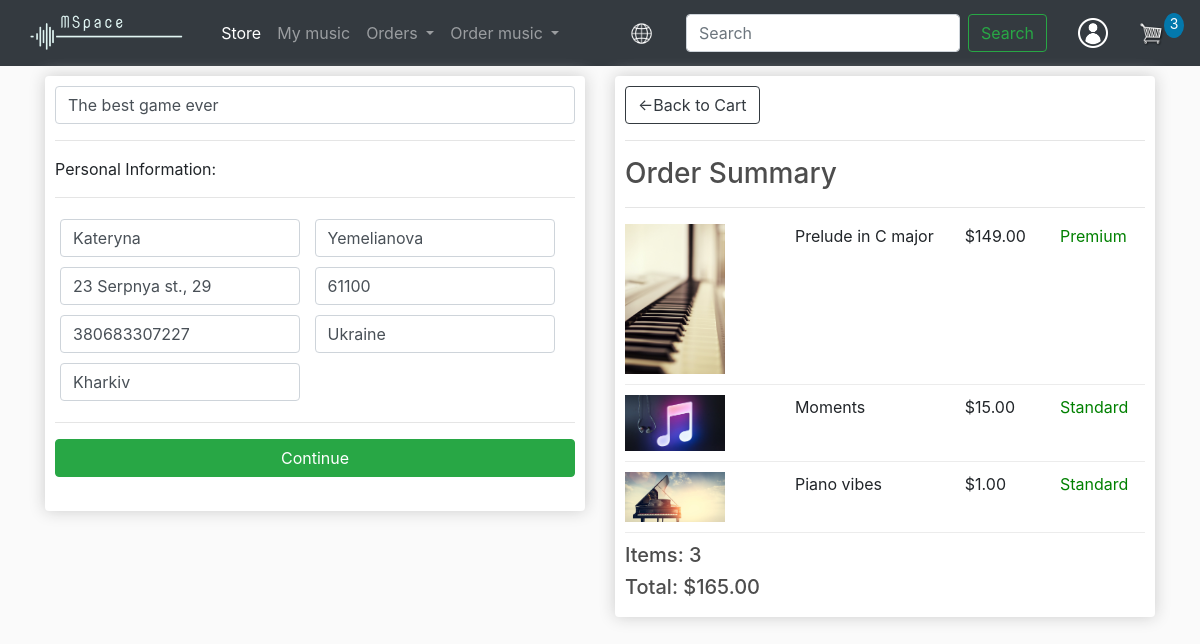
Screenshot of /checkout/ (signed in) with the database file from the repository.
### store/models.py (models this page shows, shortened)
class Order(models.Model):
    customer = models.ForeignKey(Customer, on_delete=models.SET_NULL, blank=True, null=True)
    date_ordered = models.DateTimeField(auto_now_add=True)
    complete = models.BooleanField(max_length=200, null=True)
    project = models.CharField(max_length=200, null=True)
    transaction_id = models.CharField(max_length=200, null=True)
    @property
    def get_cart_total(self):
        order_items = self.orderitem_set.all()
        return sum([item.get_price for item in order_items])
    @property
    def get_cart_count(self):
        order_items = self.orderitem_set.all()
        return order_items.count()

class PersonalData(models.Model):
    customer = models.OneToOneField(Customer, on_delete=models.CASCADE, blank=True, null=True)
    address = models.CharField(max_length=200, null=True)
    index = models.CharField(max_length=200, null=True)
    first_name = models.CharField(max_length=200, null=True)
    last_name = models.CharField(max_length=200, null=True)
    phone = models.CharField(max_length=20, null=True)
    country = models.CharField(max_length=50, null=True)
    city = models.CharField(max_length=50, null=True)

class OrderItem(models.Model):
    product = models.ForeignKey(Product, on_delete=models.SET_NULL, blank=True, null=True)
    order = models.ForeignKey(Order, on_delete=models.SET_NULL, blank=True, null=True)
    date_added = models.DateTimeField(auto_now_add=True)
    premium = models.BooleanField(max_length=200, null=True)
    @property
    def get_price(self):
        if self.premium:
            return self.product.premium_price
        else:
            return self.product.standard_price

class Product(models.Model):
    name = models.CharField(max_length=200, null=True)
    description = models.CharField(max_length=500, null=True, blank=True)
    composer = models.ForeignKey(Composer, on_delete=models.SET_NULL, blank=True, null=True)
    image = models.ImageField(upload_to='images/products/', null=True, blank=True)
    file = models.FileField(upload_to='files/', max_length=200, null=True)
    duration = models.DurationField(null=True)
    standard_price = models.DecimalField(max_digits=7, decimal_places=2)
    premium_price = models.DecimalField(max_digits=7, decimal_places=2)
    genres = models.ManyToManyField(Genre, blank=True)
    instruments = models.ManyToManyField(Instrument, blank=True)
    emotions = models.ManyToManyField(Emotion, blank=True)
    @property
    def image_url(self):
        try:
            url = self.image.url
        except:
            url = ''
        return url

### store/views.py (the view)
# urls.py: path('checkout/', views.checkout, name="checkout"),
def checkout(request):
    data = cartData(request)
    items = data['items']
    order = data['order']
    cartCount = data['cartCount']
    personal_data = data['personal_data']
    context = {'items': items, 'order': order, 'cartCount': cartCount, 'personal_data': personal_data}
    return render(request, 'store/checkout.html', context)

### store/models.py (called while the page is built)
    @property
    def get_personal_data(self):
        try:
            personal_data = self.personaldata
        except:
            personal_data = None
        return personal_data

### store/templatetags/filters.py (called while the page is built)
def is_customer(user):
    try:
        client = user.customer
        return True
    except:
        return False

def remove_lang_code(url):
    url = re.sub(r'/?(uk|en)/?', "", url)
    if url == '' or url == '/':
        return ''
    return '/' + url

### store/utils.py (called while the page is built)
def cartData(request):
    if request.user.is_authenticated:
        try:
            customer = request.user.customer
            order, created = Order.objects.get_or_create(customer=customer, complete=False)
            items = order.orderitem_set.all()
            personal_data = request.user.customer.get_personal_data
            cartCount = order.get_cart_count
        except:
            order = None
            items = None
            personal_data = None
            cartCount = 0
    else:
        cookieData = cookieCart(request)
        items = cookieData['items']
        order = cookieData['order']
        cartCount = cookieData['cartCount']
        personal_data = None
    return {'items': items, 'order': order, 'cartCount': cartCount, 'personal_data': personal_data}

### store/templates/store/checkout.html (shortened to what this page needs)
{% extends 'store/main.html' %}
{% load static %}
{% block content %}
    <div class="row">
        <div class="col-lg-6">
            <div class="box-element" id="form-wrapper">
                <form id="checkout-form">
                    <div><input class="form-control" name="project" placeholder="Project.." value="{{ order.project|default:'' }}"></div>
                    <div id="personal-info">
                        <hr>
						<p>Personal Information:</p>
						<hr>
                        <div class="form-field">
							<input class="form-control" type="text" name="first_name" value="{{ personal_data.first_name|default:''}}" placeholder="First name..">
						</div>
						<div class="form-field">
							<input class="form-control" type="text" name="last_name" value="{{ personal_data.last_name|default:''}}" placeholder="Last name..">
						</div>
						<div class="form-field">
							<input class="form-control" type="text" name="address" value="{{ personal_data.address|default:''}}" placeholder="Address..">
						</div>
                        <div class="form-field">
							<input class="form-control" type="text" name="index" value="{{ personal_data.index|default:''}}" placeholder="Index..">
						</div>
                        <div class="form-field">
							<input class="form-control" type="text" name="phone" value="{{ personal_data.phone|default:''}}" placeholder="Phone..">
						</div>
						<div class="form-field">
							<input class="form-control" type="text" name="country" value="{{ personal_data.country|default:''}}" placeholder="Country..">
						</div>
                        <div class="form-field">
							<input class="form-control" type="text" name="city" value="{{ personal_data.city|default:''}}" placeholder="City..">
						</div>
                    </div>
                    <hr>
                    <input id="form-button" class="btn btn-success btn-block" type="submit" value="Continue">
                </form>
            <br>
            </div>
        </div>
        <div class="col-lg-6">
            <div class="box-element">
                <a class="btn btn-outline-dark" href="{% url 'cart' %}">&#x2190;Back to Cart</a>
                <hr>
                <h3>Order Summary</h3>
                <hr>
                {% for item in items %}
                    <div class="cart-row">
                        <div style="flex:2"><img class="row-image" src="{{ item.product.image_url }}"></div>
                        <div style="flex:2"><p>{{ item.product.name }}</p></div>
                        ${% if item.premium %}
                            <div style="flex:1"><p>{{ item.product.premium_price|floatformat:2 }}</p></div>
                            <div style="flex:1; color:green;">Premium</div>
                        {% else %}
                            <div style="flex:1"><p>{{ item.product.standard_price|floatformat:2 }}</p></div>
                            <div style="flex:1; color:green">Standard</div>
                        {% endif %}
                    </div>
                {% endfor %}
				<h5>Items: {{ order.get_cart_count }}</h5>
				<h5>Total:   ${{ order.get_cart_total|floatformat:2 }}</h5>
            </div>
        </div>
    </div>
{% endblock content %}

### static/css/main.css (style rules this page uses)
body { background-color: hsl(0, 0%, 98%); }
h1,h2,h3,h4,h5,h6 { color:hsl(0, 0%, 30%); }
.box-element { box-shadow:hsl(0, 0%, 80%) 0 0 16px; background-color: #fff; border-radius: 4px; padding: 10px; }
.col-lg-4, .col-lg-6, .col-lg-8, .col-lg-12 { margin-top: 10px; }
.row-image { width: 100px; }
.form-field { width:250px; display: inline-block; padding: 5px; }
.cart-row { display: flex; align-items: flex-stretch; padding-bottom: 10px; margin-bottom: 10px; border-bottom: 1px solid #ececec; }

### rows the page displays
Order: project "The best game ever", get_cart_count "3", get_cart_total "165.00"
PersonalData: first_name "Kateryna", last_name "Yemelianova", address "23 Serpnya st., 29", index "61100", phone "380683307227", country "Ukraine", city "Kharkiv"
OrderItem: product.image_url (picture), product.name "Prelude in C major", product.premium_price "149.00"
OrderItem: product.image_url (picture), product.name "Moments", product.standard_price "15.00"
OrderItem: product.image_url (picture), product.name "Piano vibes", product.standard_price "1.00"

### other values shown
{{ cartCount }} "3"
